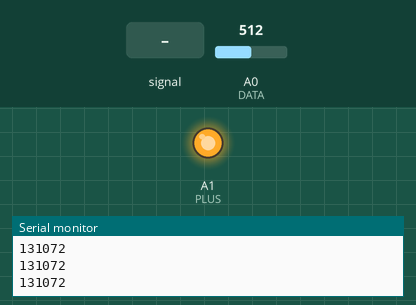
This sketch was run on a simulated Arduino Uno, built with avr-gcc and run on an emulated ATmega328P. On the bench: output pins drawn as LEDs (lit = HIGH), the last lines printed to the serial monitor. The inputs (shaded band) are chosen by the test bench; at power-on: A0 (DATA) = 512.

Above: at 1.2 s.
1.3 s: A0 (DATA) fed a 200 Hz sine of ±255 counts around its level
At 2.1 s:
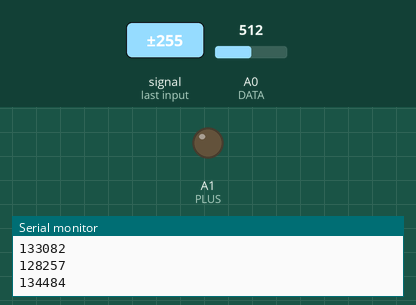
Timing chart, 0 to 10.3 s (numbered marks = the images above; inputs shaded):
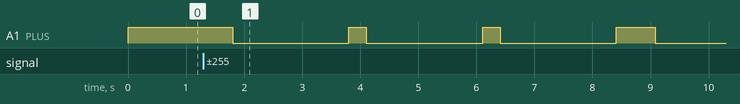

Measured:
- after the input at 1.3 s, A1 (PLUS): HIGH → LOW after 0.50 s, then repeats every 2.3 s: HIGH 0.30 s, LOW 2.0 s

The sketch:

LED_off_blow.ino
```cpp
//Extinguish the LED by blow
//On the idea Paul H. Dietz
//The main goal of improvements is noise immunity
//Applied white LED SMD 0603 and resistor 100 - 200 ohms
//LED connect: anode A1, catode A0
//Resistor connect: A0 and com

//The voltage on the diode depends on the temperature.
//During operation, the LED heats up.
//If you blow on it, it will cool slightly and the tension will change.
//The controller registers this change and turns off the LED for 2 seconds.

#define PLUS A1
#define DATA A0
#define SENS 100 //Set the sensitivity threshold

long int oldData=0; //Previous readings (reference level)
boolean dataReady=false; //Availability of raw data
int repOk=10; //The number of measurements to exceed the threshold (noise reduction)
int rep=0; //Current number of measurements

void setup() {
  pinMode(DATA, INPUT);
  pinMode(PLUS, OUTPUT);
  digitalWrite(PLUS, HIGH); //Turn on the LED
  Serial.begin(9600);
  Serial.println("Ready");
}

void loop() {
  long int sum=0; //Data accumulation variable
  for(int i=0; i<256; i++) sum+=analogRead(DATA); //Accumulate measurements
  Serial.println(sum);
  if(dataReady && sum>(oldData+SENS)){ //Check on the deviation above the limit value
    rep++;
    if(rep==repOk){ //Check for the required number of overruns in a row
      digitalWrite(PLUS, LOW); //Turn off the LED
      dataReady=false; //Set the initial value
      delay(2000);
      digitalWrite(PLUS, HIGH); //Turn on the LED
      rep=0; //Reset the repetition counter
    }
  }
  else{
    oldData=sum; //Assign the current measurement result to the control level
    dataReady=true; //Show that the data is ready
    rep=0; //Reset the repetition counter
  }
}
```
